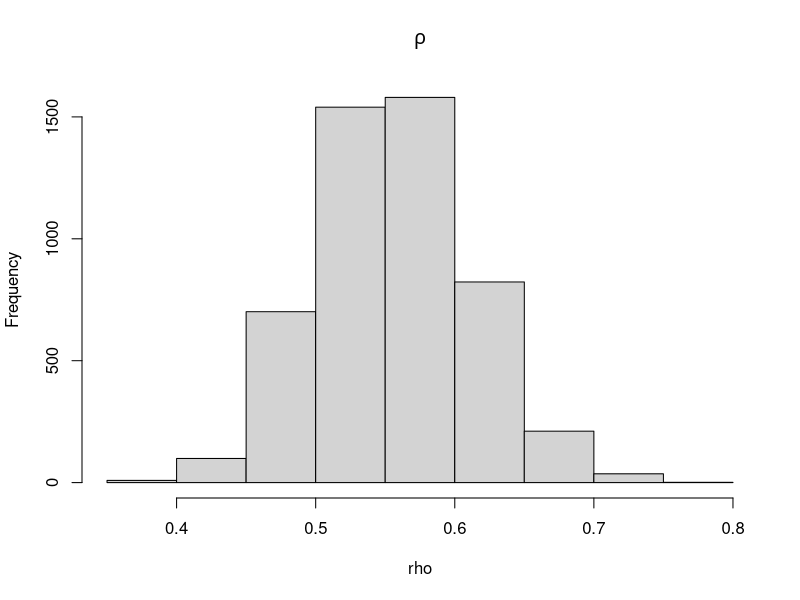
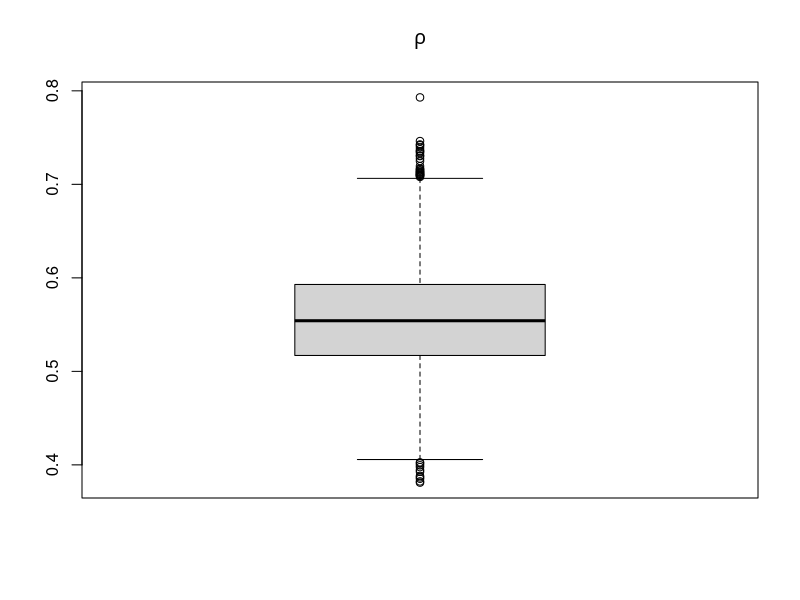
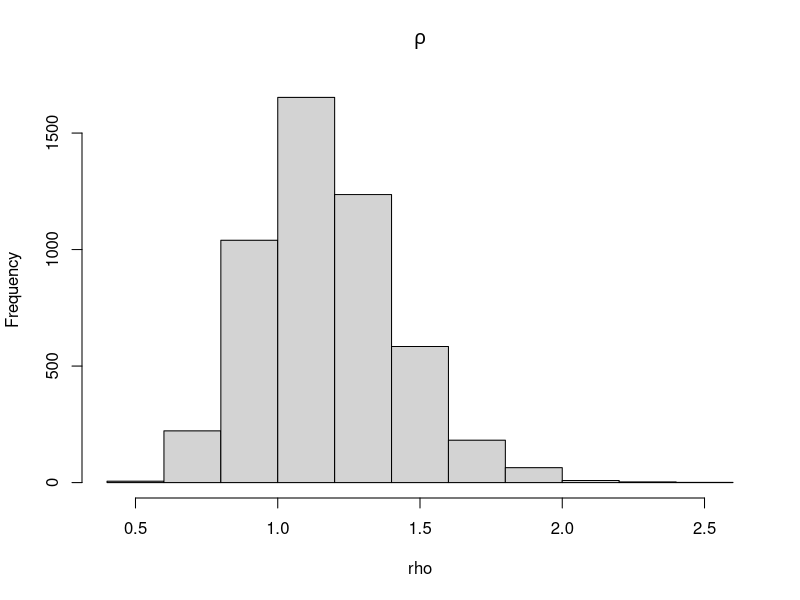
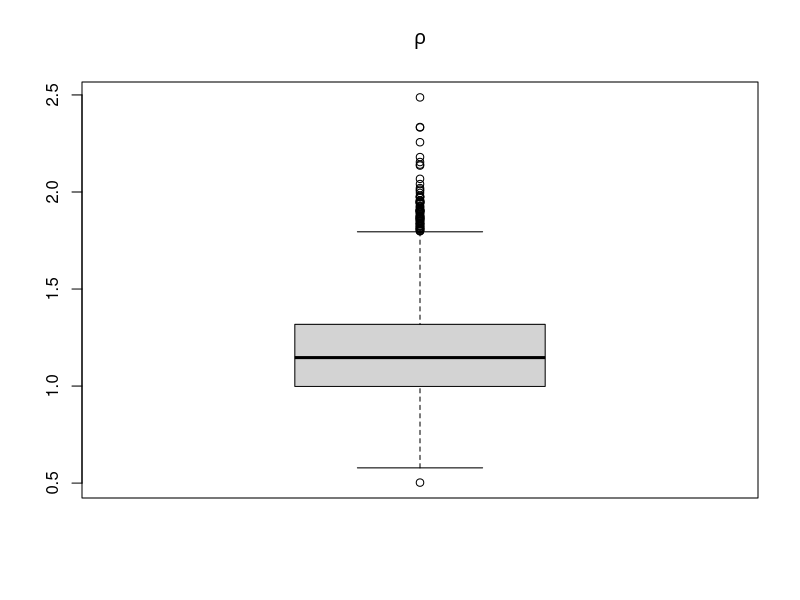

The R source for these figures, in order:
## ---- chunk 1
knitr::opts_chunk$set(echo = TRUE)
## ---- chunk 2
n <- 30
x <- rexp(n, rate=4)
## ---- chunk 3
( t0 <- sqrt(mean(x)) )
## ---- chunk 4
bb <- sample.int(n, repl=TRUE)
sort(bb)
## ---- chunk 5
x[bb]
## ---- chunk 6
sqrt(mean(x[bb]))
## ---- chunk 7
M <- 5000
rho <- vector('numeric', M)
for(j in 1:M) {
  bb <- sample.int(n, repl=TRUE)
  # bb <- sample(1:n, repl=TRUE)
  rho[j] <- sqrt(mean(x[bb]))
}
## ---- chunk 8
hist(rho, main=expression(rho))
boxplot(rho, main=expression(rho))
## ---- chunk 9
lo0 <- t0 - quantile(rho - t0, .975)
up0 <- t0 - quantile(rho - t0, .025)
lo4 <- quantile(rho, .025)
up4 <- quantile(rho, .975)
rbind(c(lo=lo0, up=up0), c(lo=lo4, up=up4))
## ---- chunk 10
lo1 <- t0 - qnorm(.975)*sd(x)/2/mean(x)/sqrt(n)
up1 <- t0 + qnorm(.975)*sd(x)/2/mean(x)/sqrt(n)
as.numeric(c(lo=lo1, up=up1))
## ---- chunk 11
set.seed(123456)
n <- 30
x <- rchisq(n, df=1)
## ---- chunk 12
(t0 <- mean(sqrt(x)))
## ---- chunk 13
M <- 5000
rho <- vector('numeric', M)
for(j in 1:M) {
  bb <- sample.int(n, repl=TRUE)
  rho[j] <- mean(sqrt(x[bb]))
}
## ---- chunk 14
lo0 <- t0 - quantile(rho - t0, .975)
up0 <- t0 - quantile(rho - t0, .025)
lo1 <- quantile(rho, .025)
up1 <- quantile(rho, .975)
rbind(c(lo=lo0, up=up0), c(lo=lo1, up=up1))
## ---- chunk 15
set.seed(123)
n <- 20
x <- rnorm(n)
## ---- chunk 16
(t0 <- exp(mean(x)))
## ---- chunk 17
M <- 5000
rho <- vector('numeric', M)
for(j in 1:M) {
  bb <- sample.int(n, repl=TRUE)
  rho[j] <- exp(mean(x[bb]))
}
## ---- chunk 18
lo1 <- quantile(rho, .025)
up1 <- quantile(rho, .975)
c(lo=lo1, up=up1)
## ---- chunk 19
c(lo=t0 - qnorm(.975)*sd(rho), 
  up=t0 + qnorm(.975)*sd(rho))
## ---- chunk 20
hist(rho, main=expression(rho))
boxplot(rho, main=expression(rho))
## ---- chunk 21
t0 <- mean(x)
M <- 5000
rho <- vector('numeric', M)
for(j in 1:M) {
  bb <- sample.int(n, repl=TRUE)
  rho[j] <- mean(x[bb])
}
lo1.log <- quantile(rho, .025)
up1.log <- quantile(rho, .975)
lo2.log <- t0 - qnorm(.975)*sd(rho)
up2.log <- t0 + qnorm(.975)*sd(rho)
rbind(c(lo=lo1.log, up=up1.log),
      c(lo=lo2.log, up=up2.log))
## ---- chunk 22
rbind(BootLog=c(lo=exp(lo1.log), up=exp(up1.log)),
      GausLog=c(lo=exp(lo2.log), up=exp(up2.log)),
      Boot = c(lo=lo1, up=up1))
